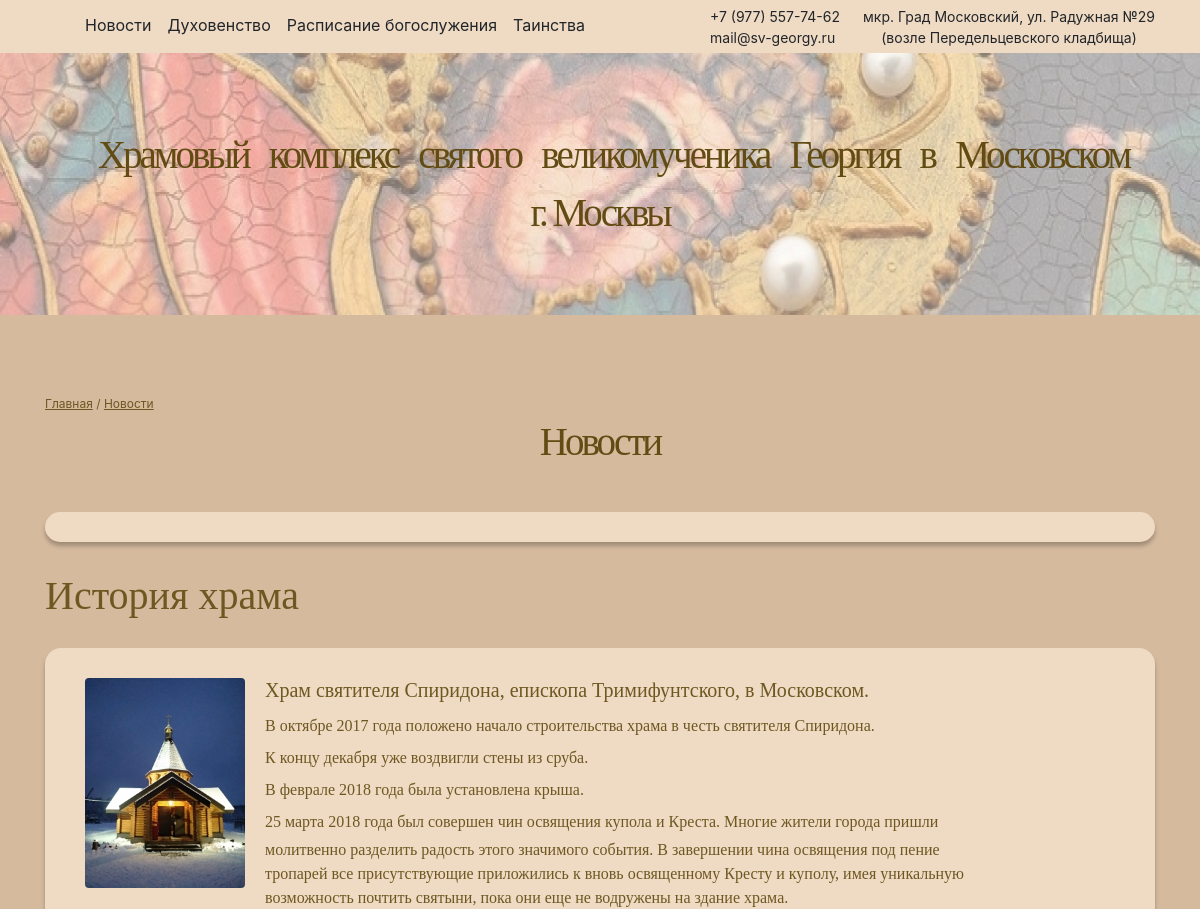
The page /news/ (upper part) on the database as committed earlier.
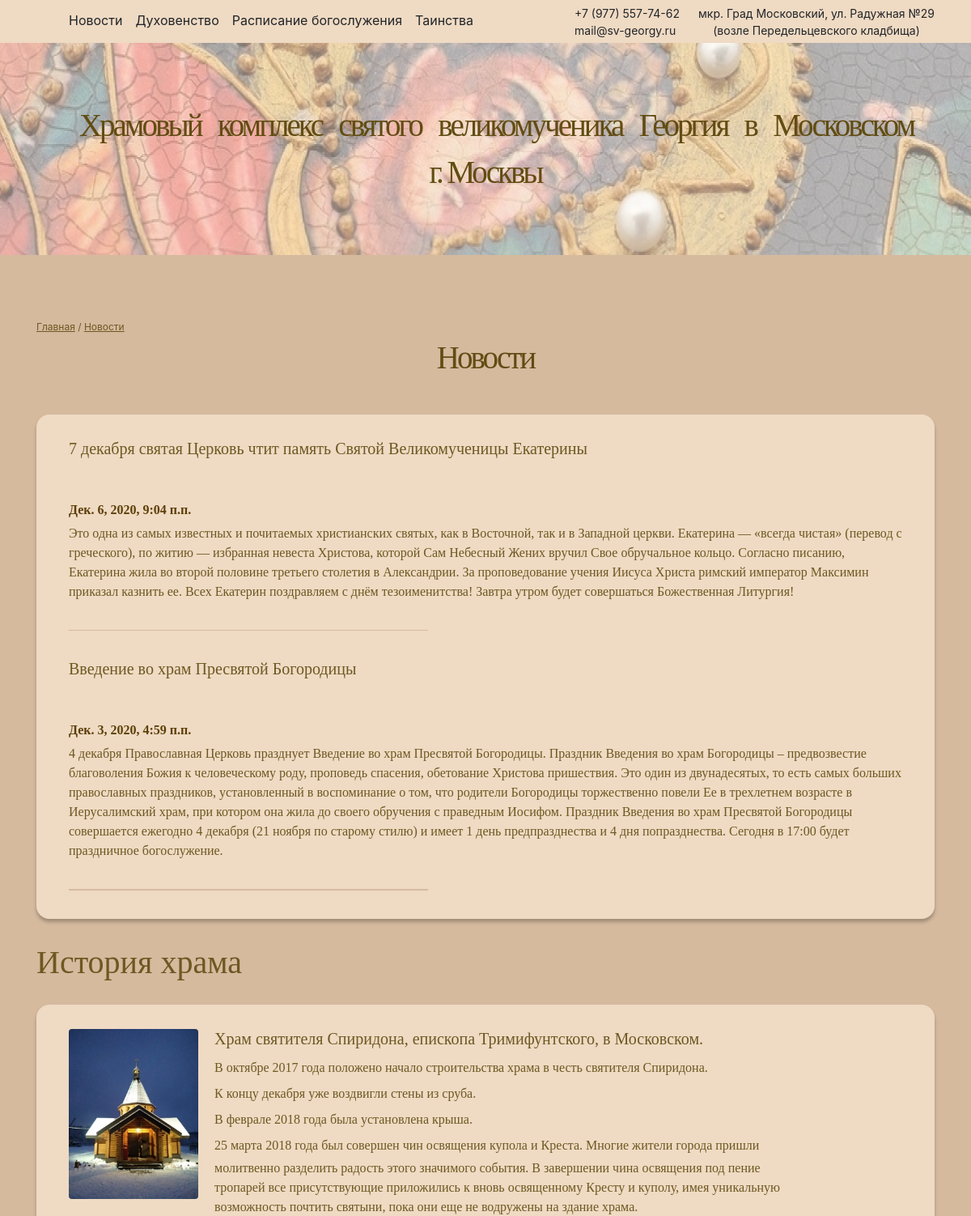
The same page on the database as committed later.
### church_api/models.py (models this page shows)
class News(models.Model):
    title = models.CharField(verbose_name="Заголовок новости", help_text="Заголовок новости",
                             max_length=80, blank=False)
    text = models.TextField(verbose_name="Текст новости", help_text="Текст новости", blank=False)
    image = models.TextField(verbose_name="Фото", help_text="Фото", blank=True, null=True)
    time = models.DateTimeField(verbose_name="Дата и время публикации", blank=False,
                                help_text="Дата и время публикации")

### church_api/views.py (the view)
# urls.py: path('news/', news, name="news"),
def news(request):
    bread_crumps = '<u><a href="/">Главная</a></u> / <u><a href="/news">Новости</a></u>'
    feed = News.objects.all().order_by('time').reverse()
    return render(
        request,
        'news.html',
        context={
            "bread_crumps": bread_crumps,
            "feed": feed
        }
    )

### church_api/templates/news.html (shortened to what this page needs)
{% extends "shrines.html" %}
{% block photo__title %} Новости {% endblock %}
{% block paragraph %}
{% for news in feed %}
    <div class="shrine">
		<h3 class="title">
			{{news.title}}
		</h3>
		<div class="text-center">
		</div>
		<h4 class="header">
	        {{news.time}}
		</h4>
		<p>
            {{news.text}}
		</p>
		<div class="line">
		</div>
    </div>
{% endfor %}
{% endblock %}

Rows that differ between the two databases and show on the page:
added News: title "7 декабря святая Церковь чтит память Святой Великомученицы Екатерины", time "Дек. 6, 2020, 9:04 п.п.", text "Это одна из самых известных и почитаемых христианских святых, как в Восточной, так и в Западной церкви. Екатерина — «всегда чистая» (перевод с греческого), по житию — избранная невеста Христова, которой Сам Небесный Жених вручил Свое обручальное кольцо. Согласно писанию, Екатерина жила во второй половине третьего столетия в Александрии. За проповедование учения Иисуса Христа римский император Максимин приказал казнить ее. Всех Екатерин поздравляем с днём тезоименитства! Завтра утром будет совершаться Божественная Литургия!"
added News: title "Введение во храм Пресвятой Богородицы", time "Дек. 3, 2020, 4:59 п.п.", text "4 декабря Православная Церковь празднует Введение во храм Пресвятой Богородицы. Праздник Введения во храм Богородицы – предвозвестие благоволения Божия к человеческому роду, проповедь спасения, обетование Христова пришествия. Это один из двунадесятых, то есть самых больших православных праздников, установленный в воспоминание о том, что родители Богородицы торжественно повели Ее в трехлетнем возрасте в Иерусалимский храм, при котором она жила до своего обручения с праведным Иосифом. Праздник Введения во храм Пресвятой Богородицы совершается ежегодно 4 декабря (21 ноября по старому стилю) и имеет 1 день предпразднества и 4 дня попразднества. Сегодня в 17:00 будет праздничное богослужение."
